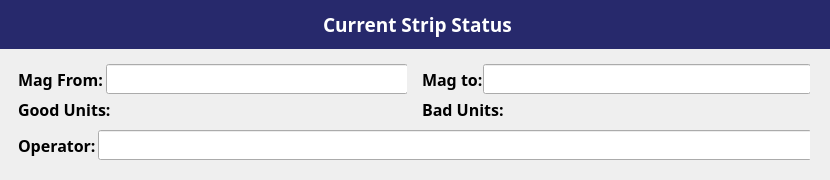
        <widget class="QWidget" name="strip" native="true">
         <property name="minimumSize">
          <size>
           <width>830</width>
           <height>180</height>
          </size>
         </property>
         <property name="maximumSize">
          <size>
           <width>830</width>
           <height>180</height>
          </size>
         </property>
         <property name="styleSheet">
          <string notr="true">#strip{
    border-left: 4px solid #27296c;
    border-right: 4px solid #27296c;
    border-bottom: 5px solid #27296c;
    border-top: none;
    border-radius: 4px;
    background: white;
}
</string>
         </property>
         <layout class="QVBoxLayout" name="verticalLayout">
          <property name="leftMargin">
           <number>0</number>
          </property>
          <property name="topMargin">
           <number>0</number>
          </property>
          <item>
           <widget class="QLabel" name="current_qlabel">
            <property name="minimumSize">
             <size>
              <width>830</width>
              <height>40</height>
             </size>
            </property>
            <property name="maximumSize">
             <size>
              <width>830</width>
              <height>50</height>
             </size>
            </property>
            <property name="font">
             <font>
              <family>Poppins</family>
              <pointsize>14</pointsize>
              <bold>true</bold>
             </font>
            </property>
            <property name="styleSheet">
             <string notr="true">#current_qlabel {
        background-color: #27296c;   /* dark blue header */
        color: white;
        font-weight: bold;
        font-size: 14pt;
        padding: 6px 10px;
        border: none;
        border-bottom: none;         /* so it merges with frame */
        border-top-left-radius: 1px;
        border-top-right-radius: 1px;
		border-radius:60px;
}

</string>
            </property>
            <property name="text">
             <string> Current Strip Status</string>
            </property>
            <property name="alignment">
             <set>Qt::AlignmentFlag::AlignCenter</set>
            </property>
           </widget>
          </item>
          <item>
           <widget class="QWidget" name="widget_20" native="true">
            <property name="minimumSize">
             <size>
              <width>0</width>
              <height>0</height>
             </size>
            </property>
            <property name="maximumSize">
             <size>
              <width>16777215</width>
              <height>16777215</height>
             </size>
            </property>
            <layout class="QGridLayout" name="gridLayout_7">
             <item row="0" column="1">
              <widget class="QWidget" name="widget_65" native="true">
               <property name="minimumSize">
                <size>
                 <width>0</width>
                 <height>0</height>
                </size>
               </property>
               <property name="maximumSize">
                <size>
                 <width>16777215</width>
                 <height>70</height>
                </size>
               </property>
               <layout class="QVBoxLayout" name="verticalLayout_11">
                <property name="spacing">
                 <number>0</number>
                </property>
                <property name="leftMargin">
                 <number>0</number>
                </property>
                <property name="topMargin">
                 <number>0</number>
                </property>
                <property name="rightMargin">
                 <number>0</number>
                </property>
                <property name="bottomMargin">
                 <number>0</number>
                </property>
                <item>
                 <widget class="QWidget" name="widget_66" native="true">
                  <property name="minimumSize">
                   <size>
                    <width>0</width>
                    <height>0</height>
                   </size>
                  </property>
                  <property name="maximumSize">
                   <size>
                    <width>16777215</width>
                    <height>30</height>
                   </size>
                  </property>
                  <layout class="QHBoxLayout" name="horizontalLayout_24">
                   <property name="spacing">
                    <number>0</number>
                   </property>
                   <property name="topMargin">
                    <number>0</number>
                   </property>
                   <property name="rightMargin">
                    <number>0</number>
                   </property>
                   <property name="bottomMargin">
                    <number>0</number>
                   </property>
                   <item>
                    <widget class="QLabel" name="label_71">
                     <property name="minimumSize">
                      <size>
                       <width>61</width>
                       <height>30</height>
                      </size>
                     </property>
                     <property name="maximumSize">
                      <size>
                       <width>61</width>
                       <height>30</height>
                      </size>
                     </property>
                     <property name="font">
                      <font>
                       <family>Poppins</family>
                       <pointsize>12</pointsize>
                       <bold>true</bold>
                      </font>
                     </property>
                     <property name="text">
                      <string>Mag to:</string>
                     </property>
                    </widget>
                   </item>
                   <item>
                    <widget class="QLineEdit" name="magazine_to">
                     <property name="minimumSize">
                      <size>
                       <width>328</width>
                       <height>30</height>
                      </size>
                     </property>
                     <property name="maximumSize">
                      <size>
                       <width>328</width>
                       <height>30</height>
                      </size>
                     </property>
                     <property name="font">
                      <font>
                       <family>Poppins</family>
                       <pointsize>12</pointsize>
                      </font>
                     </property>
                    </widget>
                   </item>
                  </layout>
                 </widget>
                </item>
                <item>
                 <widget class="QWidget" name="widget_67" native="true">
                  <property name="minimumSize">
                   <size>
                    <width>0</width>
                    <height>0</height>
                   </size>
                  </property>
                  <property name="maximumSize">
                   <size>
                    <width>16777215</width>
                    <height>30</height>
                   </size>
                  </property>
                  <layout class="QHBoxLayout" name="horizontalLayout_25">
                   <property name="spacing">
                    <number>0</number>
                   </property>
                   <property name="topMargin">
                    <number>0</number>
                   </property>
                   <property name="rightMargin">
                    <number>0</number>
                   </property>
                   <property name="bottomMargin">
                    <number>0</number>
                   </property>
                   <item>
                    <widget class="QLabel" name="label_72">
                     <property name="minimumSize">
                      <size>
                       <width>85</width>
                       <height>30</height>
                      </size>
                     </property>
                     <property name="maximumSize">
                      <size>
                       <width>85</width>
                       <height>30</height>
                      </size>
                     </property>
                     <property name="font">
                      <font>
                       <family>Poppins</family>
                       <pointsize>12</pointsize>
                       <bold>true</bold>
                      </font>
                     </property>
                     <property name="text">
                      <string>Bad Units:</string>
                     </property>
                    </widget>
                   </item>
                   <item>
                    <widget class="QLabel" name="bad_unit_label">
                     <property name="minimumSize">
                      <size>
                       <width>304</width>
                       <height>30</height>
                      </size>
                     </property>
                     <property name="maximumSize">
                      <size>
                       <width>304</width>
                       <height>30</height>
                      </size>
                     </property>
                     <property name="font">
                      <font>
                       <family>Poppins</family>
                       <pointsize>12</pointsize>
                      </font>
                     </property>
                     <property name="text">
                      <string/>
                     </property>
                     <property name="margin">
                      <number>-1</number>
                     </property>
                     <property name="indent">
                      <number>-3</number>
                     </property>
                    </widget>
                   </item>
                  </layout>
                 </widget>
                </item>
               </layout>
              </widget>
             </item>
             <item row="0" column="0">
              <widget class="QWidget" name="widget_62" native="true">
               <property name="minimumSize">
                <size>
                 <width>0</width>
                 <height>0</height>
                </size>
               </property>
               <property name="maximumSize">
                <size>
                 <width>16777215</width>
                 <height>70</height>
                </size>
               </property>
               <layout class="QVBoxLayout" name="verticalLayout_14">
                <property name="spacing">
                 <number>0</number>
                </property>
                <property name="leftMargin">
                 <number>0</number>
                </property>
                <property name="topMargin">
                 <number>0</number>
                </property>
                <property name="rightMargin">
                 <number>0</number>
                </property>
                <property name="bottomMargin">
                 <number>0</number>
                </property>
                <item>
                 <widget class="QWidget" name="widget_63" native="true">
                  <property name="minimumSize">
                   <size>
                    <width>0</width>
                    <height>0</height>
                   </size>
                  </property>
                  <property name="maximumSize">
                   <size>
                    <width>16777215</width>
                    <height>30</height>
                   </size>
                  </property>
                  <layout class="QHBoxLayout" name="horizontalLayout_31">
                   <property name="spacing">
                    <number>0</number>
                   </property>
                   <property name="topMargin">
                    <number>0</number>
                   </property>
                   <property name="rightMargin">
                    <number>0</number>
                   </property>
                   <property name="bottomMargin">
                    <number>0</number>
                   </property>
                   <item>
                    <widget class="QLabel" name="label_78">
                     <property name="minimumSize">
                      <size>
                       <width>88</width>
                       <height>30</height>
                      </size>
                     </property>
                     <property name="maximumSize">
                      <size>
                       <width>88</width>
                       <height>30</height>
                      </size>
                     </property>
                     <property name="font">
                      <font>
                       <family>Poppins</family>
                       <pointsize>12</pointsize>
                       <bold>true</bold>
                      </font>
                     </property>
                     <property name="text">
                      <string>Mag From:</string>
                     </property>
                    </widget>
                   </item>
                   <item>
                    <widget class="QLineEdit" name="magazine_from">
                     <property name="minimumSize">
                      <size>
                       <width>302</width>
                       <height>30</height>
                      </size>
                     </property>
                     <property name="maximumSize">
                      <size>
                       <width>302</width>
                       <height>30</height>
                      </size>
                     </property>
                     <property name="font">
                      <font>
                       <family>Poppins</family>
                       <pointsize>12</pointsize>
                      </font>
                     </property>
                    </widget>
                   </item>
                  </layout>
                 </widget>
                </item>
                <item>
                 <widget class="QWidget" name="widget_64" native="true">
                  <property name="minimumSize">
                   <size>
                    <width>0</width>
                    <height>0</height>
                   </size>
                  </property>
                  <property name="maximumSize">
                   <size>
                    <width>16777215</width>
                    <height>30</height>
                   </size>
                  </property>
                  <layout class="QHBoxLayout" name="horizontalLayout_32">
                   <property name="spacing">
                    <number>0</number>
                   </property>
                   <property name="leftMargin">
                    <number>9</number>
                   </property>
                   <property name="topMargin">
                    <number>0</number>
                   </property>
                   <property name="rightMargin">
                    <number>0</number>
                   </property>
                   <property name="bottomMargin">
                    <number>0</number>
                   </property>
                   <item>
                    <widget class="QLabel" name="label_79">
                     <property name="minimumSize">
                      <size>
                       <width>100</width>
                       <height>30</height>
                      </size>
                     </property>
                     <property name="maximumSize">
                      <size>
                       <width>100</width>
                       <height>30</height>
                      </size>
                     </property>
                     <property name="font">
                      <font>
                       <family>Poppins</family>
                       <pointsize>12</pointsize>
                       <bold>true</bold>
                      </font>
                     </property>
                     <property name="text">
                      <string>Good Units:</string>
                     </property>
                    </widget>
                   </item>
                   <item>
                    <widget class="QLabel" name="good_unit_label">
                     <property name="minimumSize">
                      <size>
                       <width>290</width>
                       <height>30</height>
                      </size>
                     </property>
                     <property name="maximumSize">
                      <size>
                       <width>290</width>
                       <height>30</height>
                      </size>
                     </property>
                     <property name="font">
                      <font>
                       <family>Poppins</family>
                       <pointsize>12</pointsize>
                      </font>
                     </property>
                     <property name="text">
                      <string/>
                     </property>
                     <property name="margin">
                      <number>-1</number>
                     </property>
                     <property name="indent">
                      <number>-3</number>
                     </property>
                    </widget>
                   </item>
                  </layout>
                 </widget>
                </item>
               </layout>
              </widget>
             </item>
             <item row="1" column="0" colspan="2">
              <widget class="QWidget" name="widget_61" native="true">
               <property name="minimumSize">
                <size>
                 <width>0</width>
                 <height>0</height>
                </size>
               </property>
               <property name="maximumSize">
                <size>
                 <width>16777215</width>
                 <height>16777215</height>
                </size>
               </property>
               <layout class="QHBoxLayout" name="horizontalLayout_19">
                <property name="spacing">
                 <number>0</number>
                </property>
                <property name="topMargin">
                 <number>0</number>
                </property>
                <property name="rightMargin">
                 <number>0</number>
                </property>
                <property name="bottomMargin">
                 <number>0</number>
                </property>
                <item>
                 <widget class="QLabel" name="label_77">
                  <property name="minimumSize">
                   <size>
                    <width>80</width>
                    <height>30</height>
                   </size>
                  </property>
                  <property name="maximumSize">
                   <size>
                    <width>80</width>
                    <height>30</height>
                   </size>
                  </property>
                  <property name="font">
                   <font>
                    <family>Poppins</family>
                    <pointsize>12</pointsize>
                    <bold>true</bold>
                   </font>
                  </property>
                  <property name="text">
                   <string>Operator:</string>
                  </property>
                 </widget>
                </item>
                <item>
                 <widget class="QLineEdit" name="operator_lineEdit">
                  <property name="sizePolicy">
                   <sizepolicy hsizetype="Preferred" vsizetype="Preferred">
                    <horstretch>0</horstretch>
                    <verstretch>0</verstretch>
                   </sizepolicy>
                  </property>
                  <property name="minimumSize">
                   <size>
                    <width>714</width>
                    <height>30</height>
                   </size>
                  </property>
                  <property name="maximumSize">
                   <size>
                    <width>714</width>
                    <height>30</height>
                   </size>
                  </property>
                  <property name="font">
                   <font>
                    <family>Poppins</family>
                    <pointsize>12</pointsize>
                   </font>
                  </property>
                 </widget>
                </item>
               </layout>
              </widget>
             </item>
            </layout>
           </widget>
          </item>
         </layout>
        </widget>
